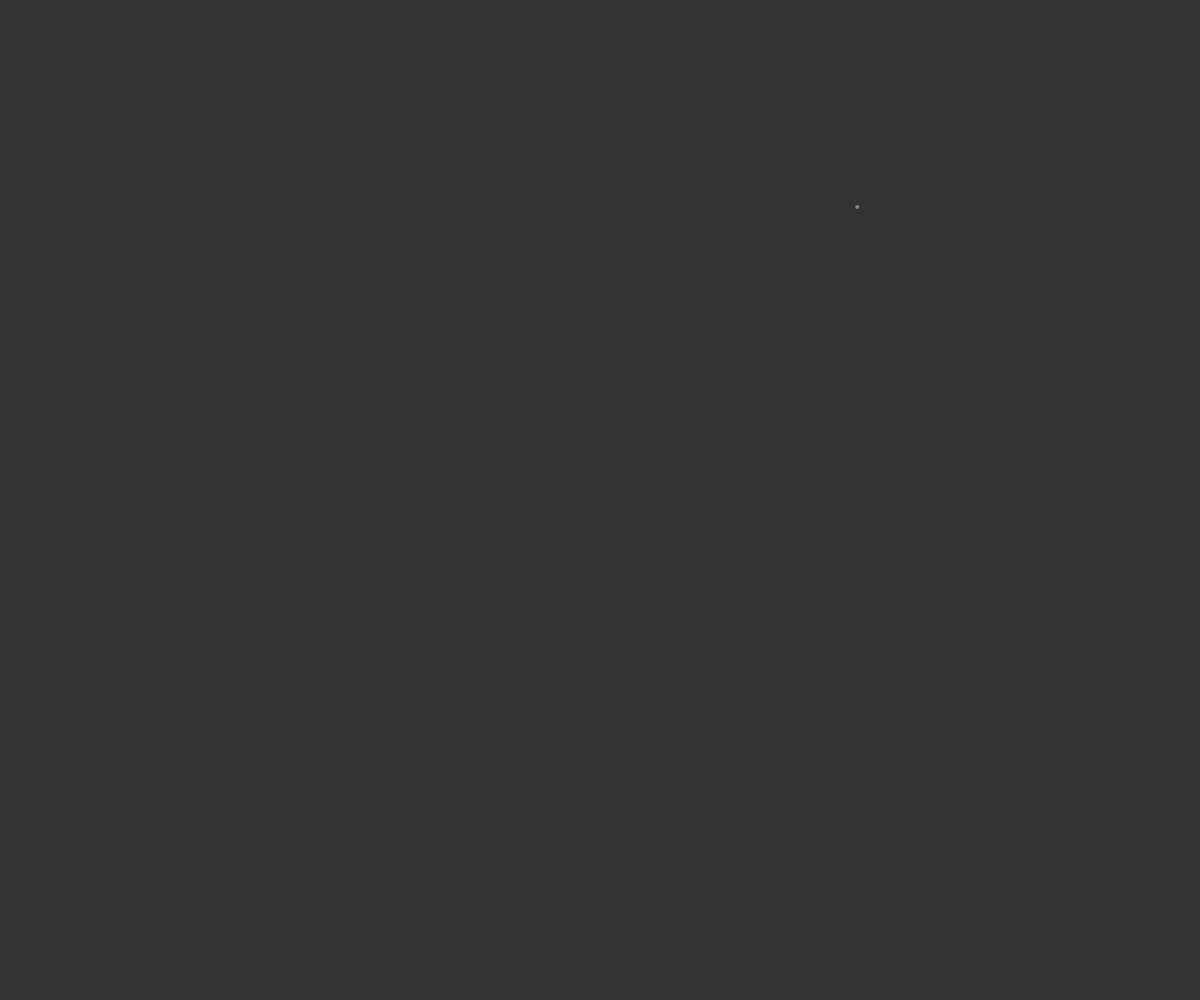
Frame 1 (no input)
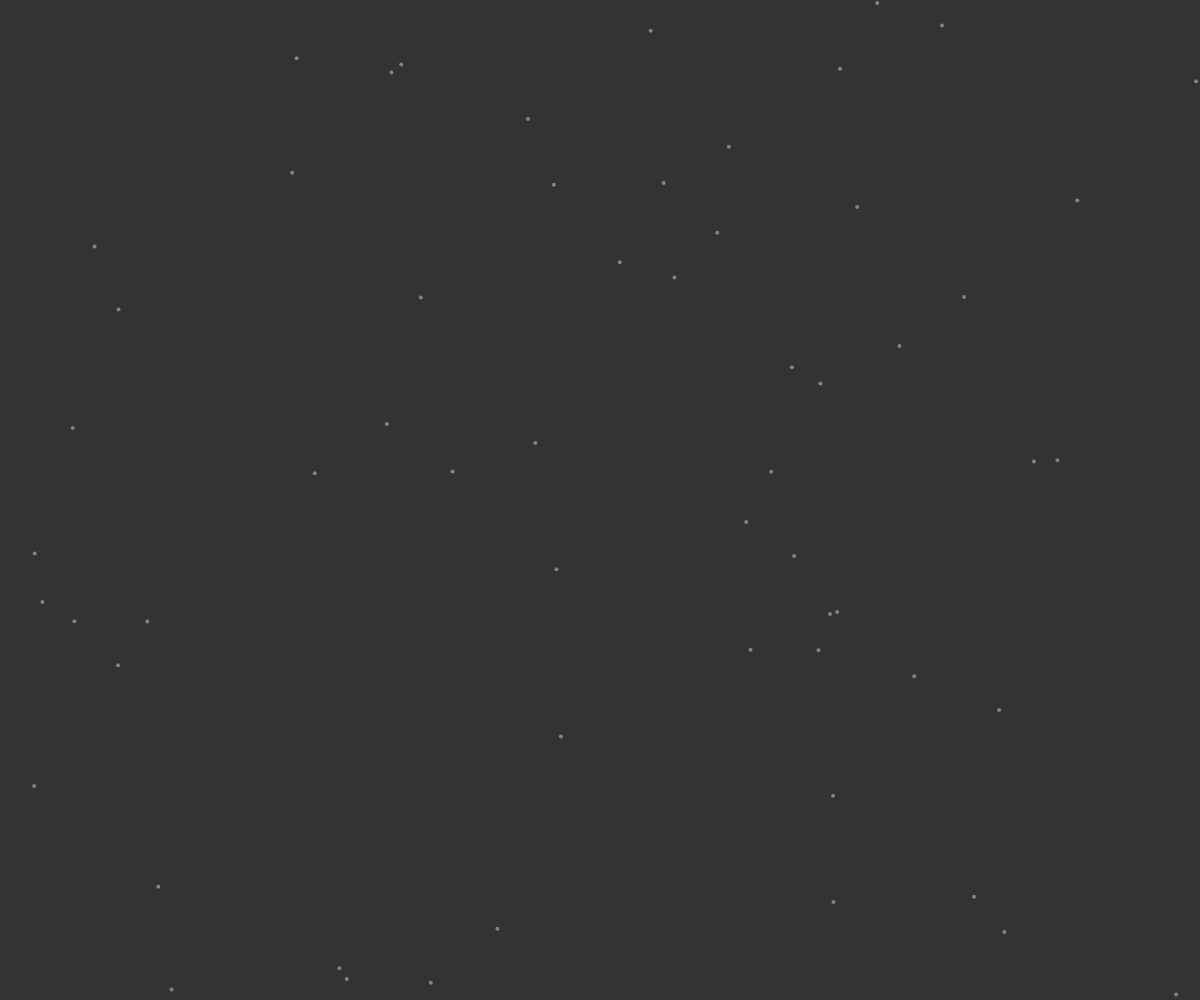
Frame 60 (no input)
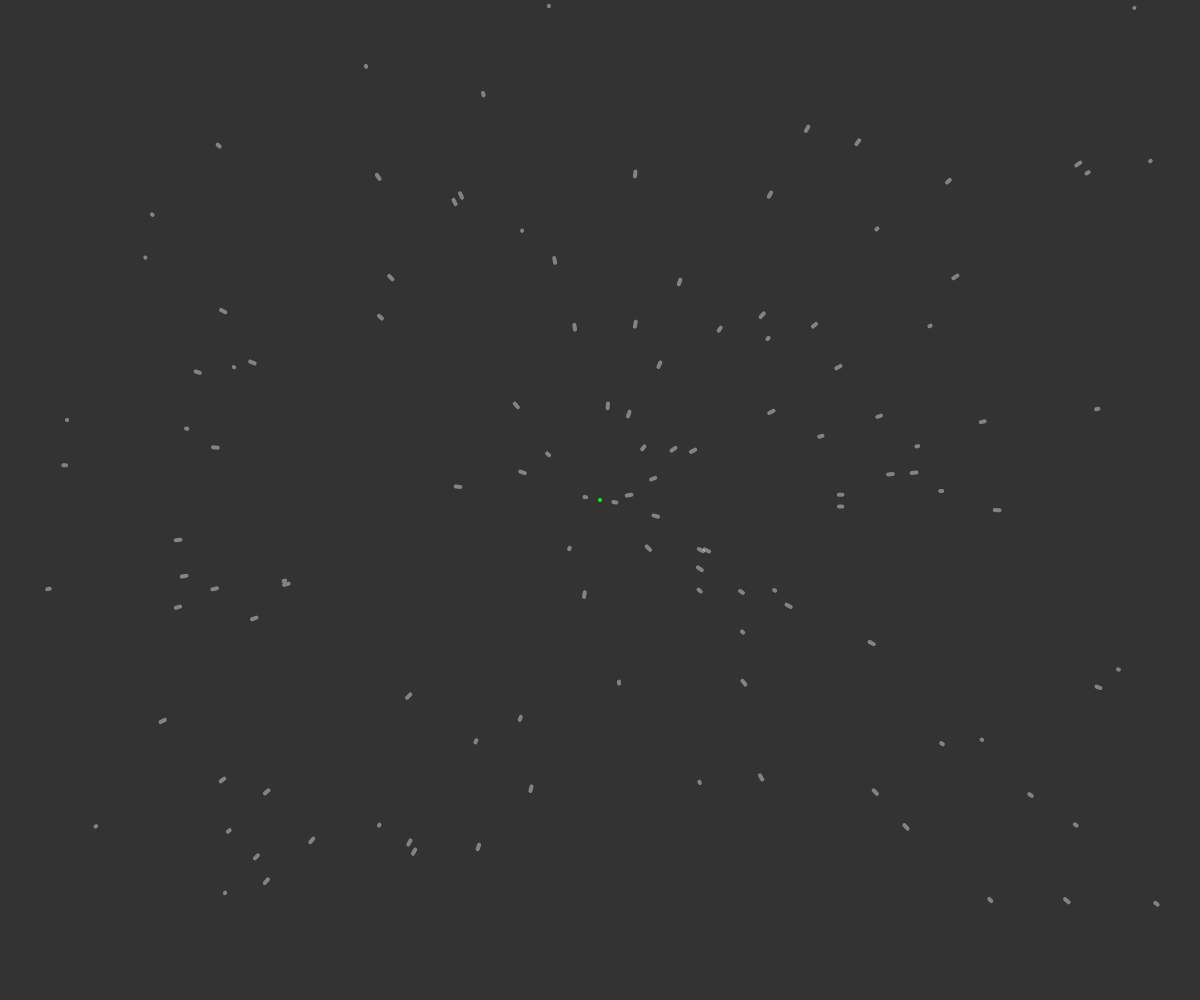
Frame 120 (the mouse pressed at the canvas centre since frame 60)

The p5.js sketch that drew these frames (run headless with seeded random() and noise() and a simulated clock; from frame 60 on, the mouse is pressed at the canvas centre):

// p5.js sketch
// ── sketch.js
  

var attractors = [];
var particles = [];

function setup() {
  createCanvas(windowWidth, windowHeight);
//   background(51);

  // for (var i = 0; i < 10; i++) {
  //   attractors.push(createVector(random(width), random(height)));
  // }
}

function mousePressed() {
  attractors.push(createVector(mouseX, mouseY));
}

function draw() {
  background(51);
  stroke(255);
  strokeWeight(4);
  particles.push(new Particle(random(width), random(height)));

  if (particles.length > 1000) {
    particles.splice(0, 1);
  }

  for (var i = 0; i < attractors.length; i++) {
    stroke(0, 255, 0);
    point(attractors[i].x, attractors[i].y);
  }
  for (var i = 0; i < particles.length; i++) {
    var particle = particles[i];
    for (var j = 0; j < attractors.length; j++) {
      particle.attracted(attractors[j]);
    }
    particle.update();
    particle.show();
  }
}
// ── particle.js
function Particle(x, y) {
    this.pos = createVector(x, y);
    this.prev = createVector(x, y);
    this.vel = createVector(); //p5.Vector.random2D();
    //this.vel = p5.Vector.random2D();
    //this.vel.setMag(random(2, 5));
    this.acc = createVector();
  
    this.update = function() {
      this.vel.add(this.acc);
      this.vel.limit(5);
      this.pos.add(this.vel);
      this.acc.mult(0);
    };
  
    this.show = function() {
      stroke(255, 100);
      strokeWeight(4);
      line(this.pos.x, this.pos.y, this.prev.x, this.prev.y);
  
      this.prev.x = this.pos.x;
      this.prev.y = this.pos.y;
    };
  
    this.attracted = function(target) {
      // var dir = target - this.pos
      var force = p5.Vector.sub(target, this.pos);
      var d = force.mag();
      d = constrain(d, 1, 25);
      var G = 50;
      var strength = G / (d * d);
      force.setMag(strength);
      if (d < 20) {
        force.mult(-10);
      }
      this.acc.add(force);
    };
  }
  
